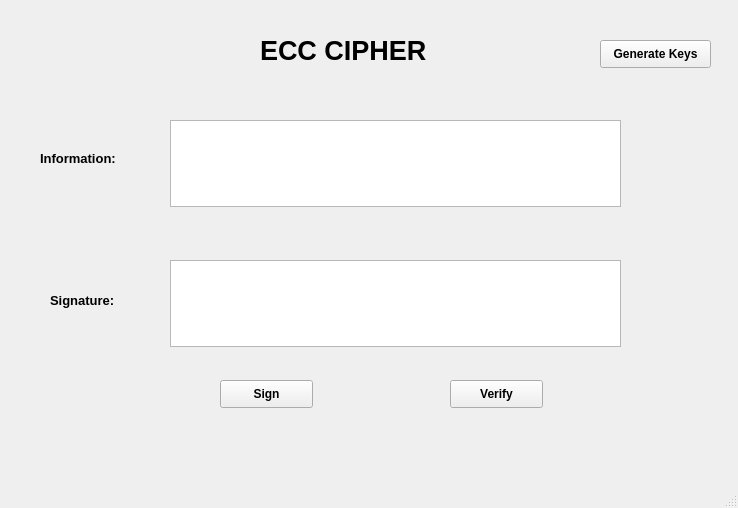
<?xml version="1.0" encoding="UTF-8"?>
<ui version="4.0">
 <class>MainWindow</class>
 <widget class="QMainWindow" name="MainWindow">
  <property name="geometry">
   <rect>
    <x>0</x>
    <y>0</y>
    <width>738</width>
    <height>508</height>
   </rect>
  </property>
  <property name="windowTitle">
   <string>MainWindow</string>
  </property>
  <widget class="QWidget" name="centralwidget">
   <widget class="QLabel" name="label">
    <property name="geometry">
     <rect>
      <x>260</x>
      <y>30</y>
      <width>211</width>
      <height>41</height>
     </rect>
    </property>
    <property name="font">
     <font>
      <family>Arial</family>
      <pointsize>20</pointsize>
      <weight>75</weight>
      <bold>true</bold>
     </font>
    </property>
    <property name="text">
     <string>ECC CIPHER</string>
    </property>
   </widget>
   <widget class="QLabel" name="label_2">
    <property name="geometry">
     <rect>
      <x>40</x>
      <y>150</y>
      <width>101</width>
      <height>16</height>
     </rect>
    </property>
    <property name="font">
     <font>
      <family>Arial</family>
      <pointsize>10</pointsize>
      <weight>75</weight>
      <bold>true</bold>
     </font>
    </property>
    <property name="text">
     <string>Information:</string>
    </property>
   </widget>
   <widget class="QLabel" name="label_3">
    <property name="geometry">
     <rect>
      <x>50</x>
      <y>290</y>
      <width>91</width>
      <height>21</height>
     </rect>
    </property>
    <property name="font">
     <font>
      <family>Arial</family>
      <pointsize>10</pointsize>
      <weight>75</weight>
      <bold>true</bold>
     </font>
    </property>
    <property name="text">
     <string>Signature:</string>
    </property>
   </widget>
   <widget class="QPushButton" name="btn_sign">
    <property name="geometry">
     <rect>
      <x>220</x>
      <y>380</y>
      <width>93</width>
      <height>28</height>
     </rect>
    </property>
    <property name="font">
     <font>
      <weight>75</weight>
      <bold>true</bold>
     </font>
    </property>
    <property name="text">
     <string>Sign</string>
    </property>
   </widget>
   <widget class="QPushButton" name="btn_verify">
    <property name="geometry">
     <rect>
      <x>450</x>
      <y>380</y>
      <width>93</width>
      <height>28</height>
     </rect>
    </property>
    <property name="font">
     <font>
      <weight>75</weight>
      <bold>true</bold>
     </font>
    </property>
    <property name="text">
     <string>Verify</string>
    </property>
   </widget>
   <widget class="QPushButton" name="btn_gen_keys">
    <property name="geometry">
     <rect>
      <x>600</x>
      <y>40</y>
      <width>111</width>
      <height>28</height>
     </rect>
    </property>
    <property name="font">
     <font>
      <family>Arial</family>
      <weight>75</weight>
      <bold>true</bold>
     </font>
    </property>
    <property name="text">
     <string>Generate Keys</string>
    </property>
   </widget>
   <widget class="QTextEdit" name="txt_info">
    <property name="geometry">
     <rect>
      <x>170</x>
      <y>120</y>
      <width>451</width>
      <height>87</height>
     </rect>
    </property>
   </widget>
   <widget class="QTextEdit" name="txt_sign">
    <property name="geometry">
     <rect>
      <x>170</x>
      <y>260</y>
      <width>451</width>
      <height>87</height>
     </rect>
    </property>
   </widget>
  </widget>
  <widget class="QMenuBar" name="menubar">
   <property name="geometry">
    <rect>
     <x>0</x>
     <y>0</y>
     <width>738</width>
     <height>26</height>
    </rect>
   </property>
  </widget>
  <widget class="QStatusBar" name="statusbar"/>
 </widget>
 <resources/>
 <connections/>
</ui>
